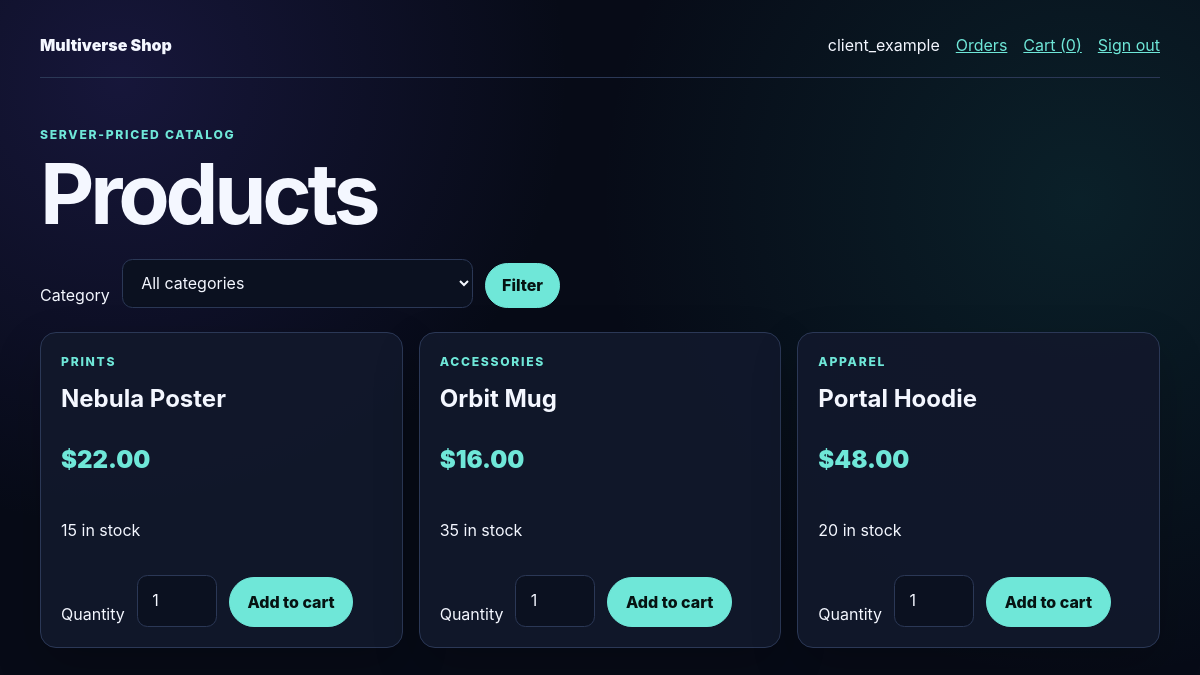
Screenshot of /products.php (signed in) with the database file from the repository.
### tables this page shows
CREATE TABLE `PRODUCT` (
  `Product_ID` int unsigned NOT NULL AUTO_INCREMENT,
  `Product_Stock` int unsigned NOT NULL DEFAULT 0,
  `Product_Name` varchar(120) NOT NULL,
  `Category_ID` int unsigned NOT NULL,
  `Product_Price` decimal(10,2) unsigned NOT NULL,
  PRIMARY KEY (`Product_ID`),
  KEY `product_category_index` (`Category_ID`),
  CONSTRAINT `product_category_fk`
    FOREIGN KEY (`Category_ID`) REFERENCES `PRODUCT_CATEGORY` (`Category_ID`)
    ON UPDATE CASCADE ON DELETE RESTRICT
);

CREATE TABLE `PRODUCT_CATEGORY` (
  `Category_ID` int unsigned NOT NULL AUTO_INCREMENT,
  `Category` varchar(80) NOT NULL,
  PRIMARY KEY (`Category_ID`),
  UNIQUE KEY `product_category_name_unique` (`Category`)
);

### bootstrap.php (called while the page is built, shortened)
<?php
function escape(mixed $value): string
{
    return htmlspecialchars((string) $value, ENT_QUOTES | ENT_SUBSTITUTE, 'UTF-8');
}
function money_to_cents(string $amount): int
{
    if (!preg_match('/\A([0-9]+)(?:\.([0-9]{1,2}))?\z/', $amount, $matches)) {
        throw new InvalidArgumentException('Invalid money value.');
    }
    $fraction = str_pad($matches[2] ?? '', 2, '0');
    return ((int) $matches[1] * 100) + (int) $fraction;
}
function format_cents(int $amount): string
{
    return number_format($amount / 100, 2, '.', ',');
}
function current_user(): ?array
{
    $user = $_SESSION['user'] ?? null;
    return $user;
}
function require_role(string $role): array
{
    $user = current_user();
    return $user;
}

### products.php (the view, shortened to what this page needs)
<?php
require_once __DIR__ . '/bootstrap.php';
$user = require_role('client');
$connection = database();
$selectedCategory = $_GET['category'] ?? 'all';
if ($selectedCategory === 'all') {
    $products = $connection
        ->query(
            'SELECT P.Product_ID, P.Product_Name, P.Product_Stock, P.Product_Price, C.Category
             FROM PRODUCT P
             JOIN PRODUCT_CATEGORY C ON C.Category_ID = P.Category_ID
             ORDER BY P.Product_Name'
        )
        ->fetch_all(MYSQLI_ASSOC);
}
$cartCount = array_sum($_SESSION['cart'] ?? []);
?>
<!doctype html>
<html lang="en">
<head>
    <link rel="stylesheet" href="style.css">
</head>
<body>
<main class="shell">
    <nav class="nav">
        <a class="brand" href="products.php">Multiverse Shop</a>
        <div>
            <span><?= escape($user['username']) ?></span>
            <a href="orders.php">Orders</a>
            <a href="cart.php">Cart (<?= escape($cartCount) ?>)</a>
            <form class="inline" action="logout.php" method="post">
                <button class="link-button" type="submit">Sign out</button>
            </form>
        </div>
    </nav>
    <header class="hero compact">
        <p class="eyebrow">Server-priced catalog</p>
        <h1>Products</h1>
    </header>
    <form class="filter" method="get" action="products.php">
        <label for="category">Category</label>
        <select id="category" name="category">
            <option value="all">All categories</option>
        </select>
        <button class="button small" type="submit">Filter</button>
    </form>
    <section class="product-grid" aria-label="Product catalog">
        <?php foreach ($products as $product): ?>
            <article class="product-card">
                <p class="eyebrow"><?= escape($product['Category']) ?></p>
                <h2><?= escape($product['Product_Name']) ?></h2>
                <p class="price">$<?= escape(format_cents(money_to_cents((string) $product['Product_Price']))) ?></p>
                <p><?= escape($product['Product_Stock']) ?> in stock</p>
                <?php if ((int) $product['Product_Stock'] > 0): ?>
                    <form class="add-form" action="cart.php" method="post">
                        <label for="quantity-<?= escape($product['Product_ID']) ?>">Quantity</label>
                        <input id="quantity-<?= escape($product['Product_ID']) ?>" name="quantity" type="number" value="1" min="1" max="<?= escape($product['Product_Stock']) ?>" required>
                        <button class="button" type="submit">Add to cart</button>
                    </form>
                <?php endif; ?>
            </article>
        <?php endforeach; ?>
    </section>
</main>
</body>
</html>

### style.css (style rules this page uses)
:root { color-scheme: dark; --background: #070b17; --panel: #11182b; --panel-soft: #18223a; --text: #f4f7ff; --muted: #aab4ca; --accent: #6fe7d8; --accent-dark: #123f42; --danger: #ff8b8b; --success: #81e6a4; --border: #2b3856; }
* { box-sizing: border-box; }
body { margin: 0; min-height: 100vh; background: radial-gradient(circle at 10% 10%, rgba(72, 58, 170, 0.24), transparent 28rem), radial-gradient(circle at 90% 25%, rgba(28, 143, 135, 0.16), transparent 30rem), var(--background); color: var(--text); font-family: Inter, ui-sans-serif, system-ui, -apple-system, BlinkMacSystemFont, "Segoe UI", sans-serif; line-height: 1.55; }
a { color: var(--accent); }
button, input, select { font: inherit; }
button, select { cursor: pointer; }
input, select { width: 100%; border: 1px solid var(--border); border-radius: 0.65rem; background: #0b1120; color: var(--text); padding: 0.78rem 0.9rem; }
.shell { width: min(1120px, calc(100% - 2rem)); margin: 0 auto; padding: 1.25rem 0 4rem; }
.hero { padding: 5rem 0 2.5rem; }
.hero.compact { padding: 3rem 0 1.5rem; }
.hero h1, .panel h1 { margin: 0; font-size: clamp(2.3rem, 7vw, 5.5rem); line-height: 0.98; letter-spacing: -0.05em; }
.eyebrow { margin: 0 0 0.5rem; color: var(--accent); font-size: 0.76rem; font-weight: 800; letter-spacing: 0.14em; text-transform: uppercase; }
.panel, .product-card { border: 1px solid var(--border); border-radius: 1rem; background: rgba(17, 24, 43, 0.94); box-shadow: 0 1.2rem 3rem rgba(0, 0, 0, 0.2); }
.button { display: inline-flex; width: fit-content; align-items: center; justify-content: center; border: 1px solid var(--accent); border-radius: 999px; background: var(--accent); color: #061312; padding: 0.7rem 1.1rem; font-weight: 800; text-decoration: none; }
.button.small { padding: 0.55rem 1rem; }
.nav { display: flex; align-items: center; justify-content: space-between; gap: 1rem; border-bottom: 1px solid var(--border); padding: 0.8rem 0 1.2rem; }
.nav div { display: flex; flex-wrap: wrap; align-items: center; gap: 1rem; }
.brand { color: var(--text); font-weight: 900; text-decoration: none; }
.inline { display: inline; }
.link-button { border: 0; background: transparent; color: var(--accent); padding: 0; text-decoration: underline; }
.filter, .actions, .add-form { display: flex; align-items: end; gap: 0.75rem; }
.filter { max-width: 520px; margin-bottom: 1.5rem; }
.filter label, .add-form label { min-width: max-content; }
.product-grid { display: grid; grid-template-columns: repeat(auto-fit, minmax(240px, 1fr)); gap: 1rem; }
.product-card { display: flex; flex-direction: column; padding: 1.25rem; }
.product-card h2 { margin: 0; }
.price, .metric { color: var(--accent); font-size: 1.5rem; font-weight: 900; }
.add-form { margin-top: auto; padding-top: 1rem; }
.add-form input { max-width: 5rem; }

### rows the page displays
product: Category_ID.Category "PRINTS", Product_Name "Nebula Poster", Product_Price "22.00", Product_Stock "15"
product: Category_ID.Category "ACCESSORIES", Product_Name "Orbit Mug", Product_Price "16.00", Product_Stock "35"
product: Category_ID.Category "APPAREL", Product_Name "Portal Hoodie", Product_Price "48.00", Product_Stock "20", quantity "1"

### other values shown
$user['username'] "client_example"
$cartCount "0"
